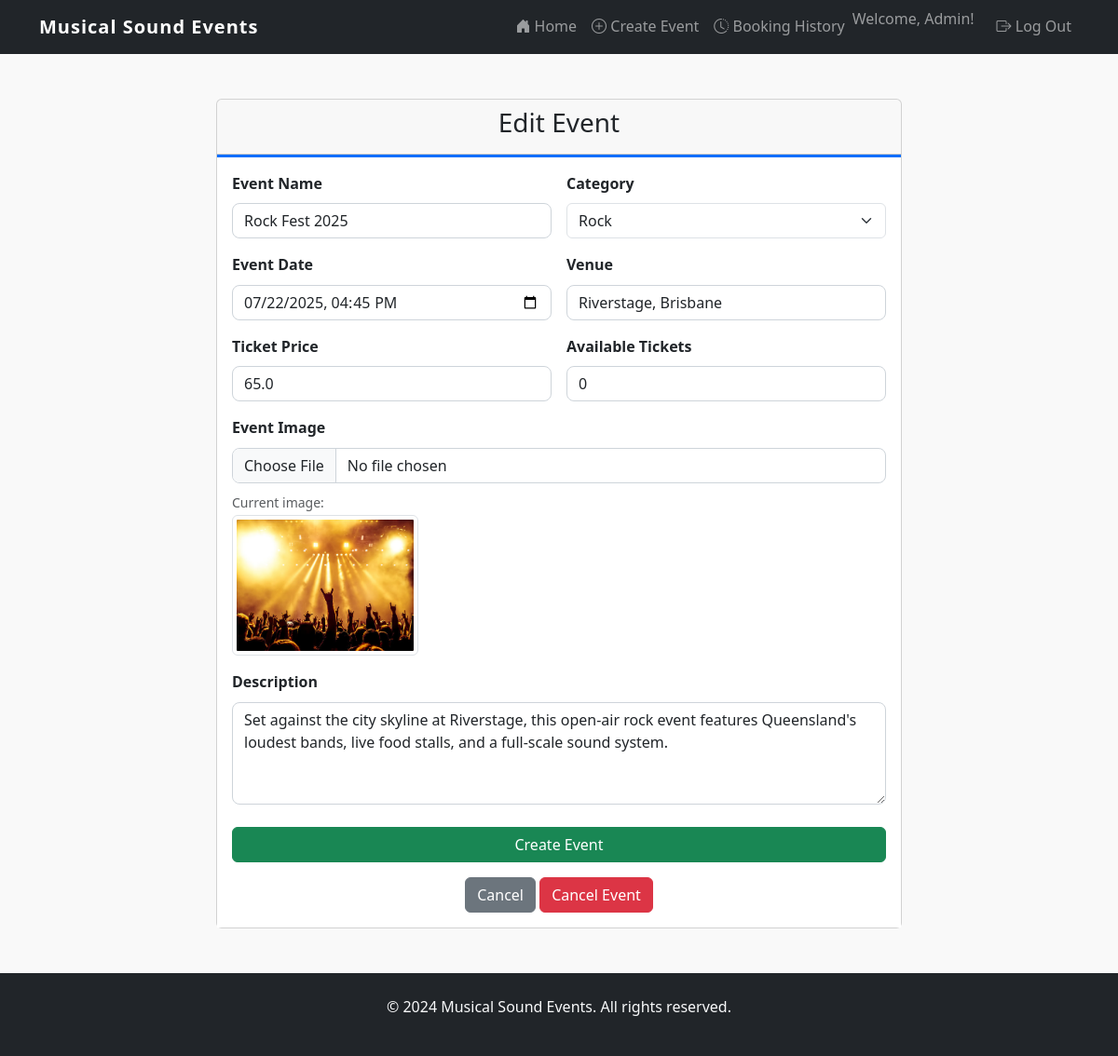
/event/2/edit (signed in), run on the app's committed database.
### website/models.py (models this page shows)
class User(db.Model, UserMixin):
    id = db.Column(db.Integer, primary_key=True)
    first_name = db.Column(db.String(100), nullable=False)
    surname = db.Column(db.String(100), nullable=False)
    name = db.Column(db.String(150), nullable=False, unique=True)
    email = db.Column(db.String(150), nullable=False, unique=True)
    password_hash = db.Column(db.String(150), nullable=False)
    contact_number = db.Column(db.String(20), nullable=False)
    street_address = db.Column(db.Text, nullable=False)
    comments = db.relationship('Comment', backref='user')
    orders = db.relationship('Order', backref='user')
    events = db.relationship('Event', backref='creator')

class Event(db.Model):
    id = db.Column(db.Integer, primary_key=True)
    name = db.Column(db.String(150), nullable=False)
    description = db.Column(db.Text, nullable=False)
    date = db.Column(db.DateTime, nullable=False)
    venue = db.Column(db.String(200), nullable=False)
    image = db.Column(db.String(400), nullable=True, default='default_event.jpg')
    category = db.Column(db.String(50), nullable=False)
    price = db.Column(db.Float, nullable=False)
    tickets_available = db.Column(db.Integer, nullable=False)
    status = db.Column(db.String(20), nullable=False, default='Open')
    created_at = db.Column(db.DateTime, default=datetime.utcnow)
    user_id = db.Column(db.Integer, db.ForeignKey('user.id'), nullable=False)
    comments = db.relationship('Comment', backref='event', cascade='all, delete-orphan')
    orders = db.relationship('Order', backref='event')

### website/views.py (the view, shortened to what this page needs)
@main_bp.route('/event/<int:id>/edit', methods=['GET', 'POST'])# Route to edit an existing event
@login_required
def edit_event(id):
    event = Event.query.get_or_404(id)
    if event.user_id != current_user.id:
        flash('You can only edit your own events.', 'error')
        return redirect(url_for('main.event_detail', id=id))
    form = EventForm(obj=event)
    return render_template('create.html', form=form, event=event)

### website/forms.py
class EventForm(FlaskForm):
    name = StringField("Event Name", validators=[DataRequired()])
    description = TextAreaField("Description", validators=[DataRequired()])
    date = DateTimeField("Event Date", validators=[DataRequired()], format='%Y-%m-%dT%H:%M')
    venue = StringField("Venue", validators=[DataRequired()])
    category = SelectField("Category", choices=[
        ('Jazz', 'Jazz'),
        ('Rock', 'Rock'),
        ('Hip-Hop', 'Hip-Hop'),
        ('Electronic', 'Electronic'),
        ('Classical', 'Classical'),
        ('Pop', 'Pop'),
        ('Reggae', 'Reggae'),
        ('Acoustic', 'Acoustic')
    ], validators=[DataRequired()])
    price = FloatField("Ticket Price", validators=[DataRequired(), NumberRange(min=0)])
    tickets_available = IntegerField("Available Tickets", validators=[DataRequired(), NumberRange(min=1)])
    image = FileField("Event Image", validators=[FileAllowed(['jpg', 'png', 'jpeg'], 'Images only!')])
    submit = SubmitField("Create Event")

### website/templates/create.html (shortened to what this page needs)
{% extends "base.html" %}
{% block content %}
<div class="container mt-5">
    <div class="row justify-content-center">
        <div class="col-md-8">
            <div class="card">
                <div class="card-header">
                    <h3 class="text-center">{% if event %}Edit Event{% else %}Create a New Event{% endif %}</h3>
                </div>
                <div class="card-body">
                    <form method="POST" enctype="multipart/form-data">
                        <div class="row g-3">
                            <div class="col-md-6">
                                {{ form.name.label(class="form-label") }}
                                {{ form.name(class="form-control") }}
                            </div>
                            <div class="col-md-6">
                                {{ form.category.label(class="form-label") }}
                                {{ form.category(class="form-select") }}
                            </div>
                            <div class="col-md-6">
                                {{ form.date.label(class="form-label") }}
                                {{ form.date(class="form-control", type="datetime-local") }}
                            </div>
                            <div class="col-md-6">
                                {{ form.venue.label(class="form-label") }}
                                {{ form.venue(class="form-control") }}
                            </div>
                            <div class="col-md-6">
                                {{ form.price.label(class="form-label") }}
                                {{ form.price(class="form-control", step="0.01", min="0") }}
                            </div>
                            <div class="col-md-6">
                                {{ form.tickets_available.label(class="form-label") }}
                                {{ form.tickets_available(class="form-control", min="1") }}
                            </div>
                            <div class="col-md-12">
                                {{ form.image.label(class="form-label") }}
                                {{ form.image(class="form-control") }}
                                {% if event and event.image %}
                                    <div class="mt-2">
                                        <small class="text-muted">Current image:</small><br>
                                        <img src="{{ url_for('static', filename='img/' + event.image) }}"
                                             alt="Current event image" class="img-thumbnail" style="max-width: 200px;">
                                    </div>
                                {% endif %}
                            </div>
                            <div class="col-md-12">
                                {{ form.description.label(class="form-label") }}
                                {{ form.description(class="form-control", rows="4") }}
                            </div>
                        </div>
                        <div class="d-grid mt-4">
                            {{ form.submit(class="btn btn-success") }}
                        </div>
                    </form>
                    {% if event %}
                        <div class="mt-3 text-center">
                            <a href="{{ url_for('main.event_detail', id=event.id) }}" class="btn btn-secondary">Cancel</a>
                            {% if event.status != 'Cancelled' %}
                                <a href="{{ url_for('main.cancel_event', id=event.id) }}"
                                   class="btn btn-danger"
                                   onclick="return confirm('Are you sure you want to cancel this event?')">Cancel Event</a>
                            {% endif %}
                        </div>
                    {% endif %}
                </div>
            </div>
        </div>
    </div>
</div>
{% endblock %}

### website/templates/base.html (shortened to what this page needs)
<!DOCTYPE html>
<html lang="en">
<head>
    <link href="https://cdn.jsdelivr.net/npm/bootstrap@5.3.2/dist/css/bootstrap.min.css" rel="stylesheet">
    <link href="https://cdn.jsdelivr.net/npm/bootstrap-icons@1.10.5/font/bootstrap-icons.css" rel="stylesheet">
    <link rel="stylesheet" href="{{ url_for('static', filename='style/style.css') }}" />
</head>
<body>
    <header>
        <nav class="navbar navbar-expand-lg navbar-dark bg-dark">
            <div class="container">
                <a class="navbar-brand" href="{{ url_for('main.index') }}">Musical Sound Events</a>
                <div class="collapse navbar-collapse" id="navbarNav">
                    <ul class="navbar-nav ms-auto">
                        <li class="nav-item">
                            <a class="nav-link" href="{{ url_for('main.index') }}">
                                <i class="bi bi-house-door-fill"></i> Home
                            </a>
                        </li>
                        {% if current_user.is_authenticated %}
                            <li class="nav-item">
                                <a class="nav-link" href="{{ url_for('main.create_event') }}">
                                    <i class="bi bi-plus-circle"></i> Create Event
                                </a>
                            </li>
                            <li class="nav-item">
                                <a class="nav-link" href="{{ url_for('main.booking_history') }}">
                                    <i class="bi bi-clock-history"></i> Booking History
                                </a>
                            </li>
                            <li class="nav-item">
                                <span class="navbar-text me-3">Welcome, {{ current_user.first_name }}!</span>
                            </li>
                            <li class="nav-item">
                                <a class="nav-link" href="{{ url_for('auth.logout') }}">
                                    <i class="bi bi-box-arrow-right"></i> Log Out
                                </a>
                            </li>
                        {% endif %}
                    </ul>
                </div>
            </div>
        </nav>
    </header>
    <main>
        {% block content %}
        {% endblock %}
    </main>
    <footer class="footer bg-dark text-light py-4 mt-5">
        <div class="container text-center">
            <p>&copy; 2024 Musical Sound Events. All rights reserved.</p>
        </div>
    </footer>
</body>
</html>

### website/static/style/style.css (style rules this page uses)
body { font-family: 'Segoe UI', sans-serif; line-height: 1.6; background-color: #f9f9f9; }
.navbar-brand { font-weight: bold; letter-spacing: 1px; }
.card { transition: transform 0.3s ease, box-shadow 0.3s ease; }
form .form-control { border-radius: 0.5rem; border-color: #ced4da; }
form label { font-weight: 600; margin-bottom: 0.5rem; }
form textarea { resize: vertical; }
.card .card-body { background-color: #fff; border-top: 3px solid #0d6efd; }

### data on the page
User: first_name "Admin"
Event: name "Rock Fest 2025", category "Rock", date "07/22/2025 16:45", venue "Riverstage, Brisbane", price "65.0", tickets_available "0", image (picture), description "Set against the city skyline at Riverstage, this open-air rock event features Queensland's loudest bands, live food stalls, and a full-scale sound system."
